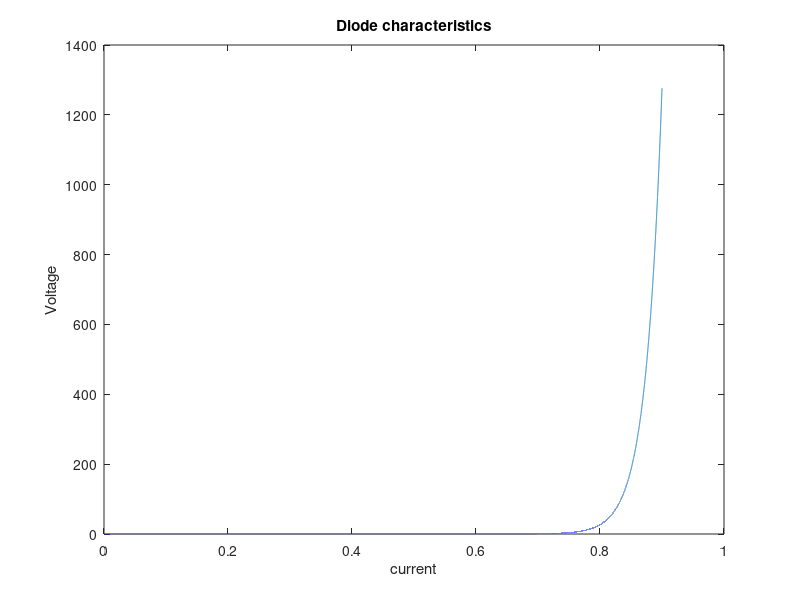

Write MATLAB code to recreate this figure.
clc 
clear all
close all
I0 = 10^-12;
q = 1.6*10^-19;
K = 1.38*10^-23;
T = 300;
V = 0:.00001:0.9;
target = (q*V)/(K*T);
I = I0*((exp(target))-1);
plot(V,I);
title("Diode characteristics");
xlabel("current");
ylabel("Voltage");